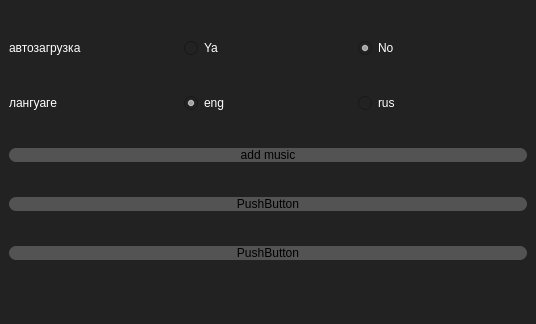
<?xml version="1.0" encoding="UTF-8"?>
<ui version="4.0">
 <class>MainWindow</class>
 <widget class="QMainWindow" name="MainWindow">
  <property name="geometry">
   <rect>
    <x>0</x>
    <y>0</y>
    <width>536</width>
    <height>324</height>
   </rect>
  </property>
  <property name="minimumSize">
   <size>
    <width>536</width>
    <height>324</height>
   </size>
  </property>
  <property name="windowTitle">
   <string>Settings</string>
  </property>
  <property name="styleSheet">
   <string notr="true">QWidget{
	background-color:rgb(34, 34, 34);
	color:white;
}

QPushButton{
	background-color: rgb(83, 83, 83);
	border-radius: 6.5px;
	color:black;
}

QPushButton:hover{
	background-color:rgb(52, 52, 52)
}</string>
  </property>
  <widget class="QWidget" name="centralwidget">
   <layout class="QHBoxLayout" name="horizontalLayout_3">
    <item>
     <layout class="QVBoxLayout" name="verticalLayout">
      <item>
       <layout class="QHBoxLayout" name="horizontalLayout_2">
        <item>
         <widget class="QLabel" name="label_2">
          <property name="text">
           <string>автозагрузка</string>
          </property>
         </widget>
        </item>
        <item>
         <widget class="QRadioButton" name="radioButton_3">
          <property name="enabled">
           <bool>true</bool>
          </property>
          <property name="text">
           <string>Ya</string>
          </property>
          <property name="checked">
           <bool>false</bool>
          </property>
          <attribute name="buttonGroup">
           <string notr="true">autoload_group</string>
          </attribute>
         </widget>
        </item>
        <item>
         <widget class="QRadioButton" name="radioButton_4">
          <property name="enabled">
           <bool>true</bool>
          </property>
          <property name="text">
           <string>No</string>
          </property>
          <property name="checked">
           <bool>true</bool>
          </property>
          <attribute name="buttonGroup">
           <string notr="true">autoload_group</string>
          </attribute>
         </widget>
        </item>
       </layout>
      </item>
      <item>
       <layout class="QHBoxLayout" name="horizontalLayout">
        <item>
         <widget class="QLabel" name="label">
          <property name="text">
           <string>лангуаге</string>
          </property>
         </widget>
        </item>
        <item>
         <widget class="QRadioButton" name="radioButton">
          <property name="text">
           <string>eng</string>
          </property>
          <property name="checked">
           <bool>true</bool>
          </property>
          <attribute name="buttonGroup">
           <string notr="true">language_group</string>
          </attribute>
         </widget>
        </item>
        <item>
         <widget class="QRadioButton" name="radioButton_2">
          <property name="text">
           <string>rus</string>
          </property>
          <attribute name="buttonGroup">
           <string notr="true">language_group</string>
          </attribute>
         </widget>
        </item>
       </layout>
      </item>
      <item>
       <layout class="QHBoxLayout" name="horizontalLayout_4">
        <item>
         <widget class="QPushButton" name="musicopen">
          <property name="text">
           <string>add music</string>
          </property>
         </widget>
        </item>
       </layout>
      </item>
      <item>
       <widget class="QPushButton" name="pushButton">
        <property name="text">
         <string>PushButton</string>
        </property>
       </widget>
      </item>
      <item>
       <widget class="QPushButton" name="pushButton_2">
        <property name="text">
         <string>PushButton</string>
        </property>
       </widget>
      </item>
     </layout>
    </item>
   </layout>
  </widget>
  <widget class="QMenuBar" name="menubar">
   <property name="geometry">
    <rect>
     <x>0</x>
     <y>0</y>
     <width>536</width>
     <height>21</height>
    </rect>
   </property>
  </widget>
  <widget class="QStatusBar" name="statusbar"/>
 </widget>
 <resources/>
 <connections/>
 <buttongroups>
  <buttongroup name="language_group"/>
  <buttongroup name="autoload_group"/>
 </buttongroups>
</ui>
